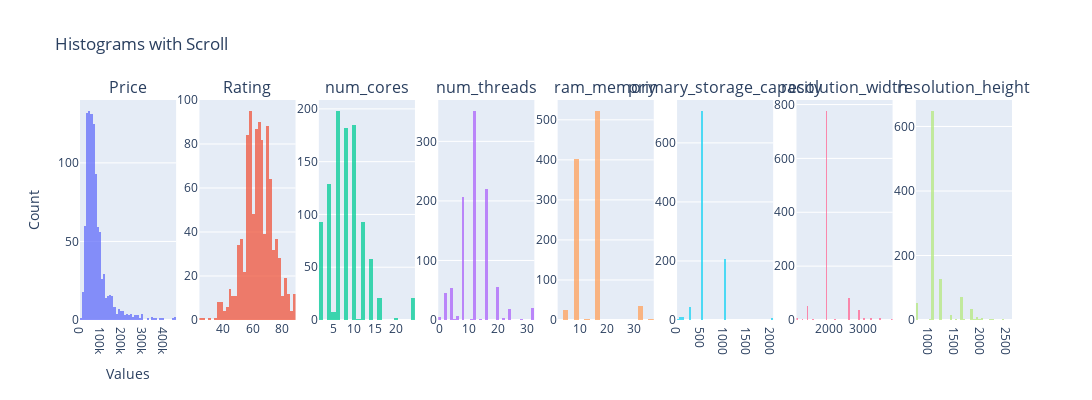

Notebook cell for this chart:
### Code cell
import plotly.graph_objects as go
import plotly.subplots as sp

fig = sp.make_subplots(rows=1, cols=len(df_numerico.columns), subplot_titles=df_numerico.columns)

for i, col in enumerate(df_numerico.columns, start=1):
    fig.add_trace(
        go.Histogram(x=df_numerico[col], name=col, opacity=0.75),
        row=1, col=i
    )

fig.update_layout(
    height=400,
    width=500 * len(df_numerico.columns),
    showlegend=False,
    title_text="Histograms with Scroll",
    xaxis=dict(title="Values"),
    yaxis=dict(title="Count"),
)

# Exibir a figura
fig.show()

### Figure 1 — Plotly figure (JSON) as saved in the notebook; plotly's stock layout.template omitted (floating-point values rounded to 4 significant figures; data arrays with more than 128 entries replaced by an {"elided": "..."} marker saying what was removed)
{"data": [{"name": "Price", "opacity": 0.75, "type": "histogram", "x": {"elided": "991 int values"}, "xaxis": "x", "yaxis": "y"}, {"name": "Rating", "opacity": 0.75, "type": "histogram", "x": {"elided": "991 int values"}, "xaxis": "x2", "yaxis": "y2"}, {"name": "num_cores", "opacity": 0.75, "type": "histogram", "x": {"elided": "991 int values"}, "xaxis": "x3", "yaxis": "y3"}, {"name": "num_threads", "opacity": 0.75, "type": "histogram", "x": {"elided": "991 int values"}, "xaxis": "x4", "yaxis": "y4"}, {"name": "ram_memory", "opacity": 0.75, "type": "histogram", "x": {"elided": "991 int values"}, "xaxis": "x5", "yaxis": "y5"}, {"name": "primary_storage_capacity", "opacity": 0.75, "type": "histogram", "x": {"elided": "991 int values"}, "xaxis": "x6", "yaxis": "y6"}, {"name": "resolution_width", "opacity": 0.75, "type": "histogram", "x": {"elided": "991 int values"}, "xaxis": "x7", "yaxis": "y7"}, {"name": "resolution_height", "opacity": 0.75, "type": "histogram", "x": {"elided": "991 int values"}, "xaxis": "x8", "yaxis": "y8"}], "layout": {"annotations": [{"font": {"size": 16}, "showarrow": false, "text": "Price", "x": 0.05156, "xanchor": "center", "xref": "paper", "y": 1, "yanchor": "bottom", "yref": "paper"}, {"font": {"size": 16}, "showarrow": false, "text": "Rating", "x": 0.1797, "xanchor": "center", "xref": "paper", "y": 1, "yanchor": "bottom", "yref": "paper"}, {"font": {"size": 16}, "showarrow": false, "text": "num_cores", "x": 0.3078, "xanchor": "center", "xref": "paper", "y": 1, "yanchor": "bottom", "yref": "paper"}, {"font": {"size": 16}, "showarrow": false, "text": "num_threads", "x": 0.4359, "xanchor": "center", "xref": "paper", "y": 1, "yanchor": "bottom", "yref": "paper"}, {"font": {"size": 16}, "showarrow": false, "text": "ram_memory", "x": 0.5641, "xanchor": "center", "xref": "paper", "y": 1, "yanchor": "bottom", "yref": "paper"}, {"font": {"size": 16}, "showarrow": false, "text": "primary_storage_capacity", "x": 0.6922, "xanchor": "center", "xref": "paper", "y": 1, "yanchor": "bottom", "yref": "paper"}, {"font": {"size": 16}, "showarrow": false, "text": "resolution_width", "x": 0.8203, "xanchor": "center", "xref": "paper", "y": 1, "yanchor": "bottom", "yref": "paper"}, {"font": {"size": 16}, "showarrow": false, "text": "resolution_height", "x": 0.9484, "xanchor": "center", "xref": "paper", "y": 1, "yanchor": "bottom", "yref": "paper"}], "height": 400, "showlegend": false, "title": {"text": "Histograms with Scroll"}, "width": 4000, "xaxis": {"anchor": "y", "domain": [0, 0.1031], "title": {"text": "Values"}}, "xaxis2": {"anchor": "y2", "domain": [0.1281, 0.2312]}, "xaxis3": {"anchor": "y3", "domain": [0.2562, 0.3594]}, "xaxis4": {"anchor": "y4", "domain": [0.3844, 0.4875]}, "xaxis5": {"anchor": "y5", "domain": [0.5125, 0.6156]}, "xaxis6": {"anchor": "y6", "domain": [0.6406, 0.7438]}, "xaxis7": {"anchor": "y7", "domain": [0.7687, 0.8719]}, "xaxis8": {"anchor": "y8", "domain": [0.8969, 1]}, "yaxis": {"anchor": "x", "domain": [0, 1], "title": {"text": "Count"}}, "yaxis2": {"anchor": "x2", "domain": [0, 1]}, "yaxis3": {"anchor": "x3", "domain": [0, 1]}, "yaxis4": {"anchor": "x4", "domain": [0, 1]}, "yaxis5": {"anchor": "x5", "domain": [0, 1]}, "yaxis6": {"anchor": "x6", "domain": [0, 1]}, "yaxis7": {"anchor": "x7", "domain": [0, 1]}, "yaxis8": {"anchor": "x8", "domain": [0, 1]}}}
